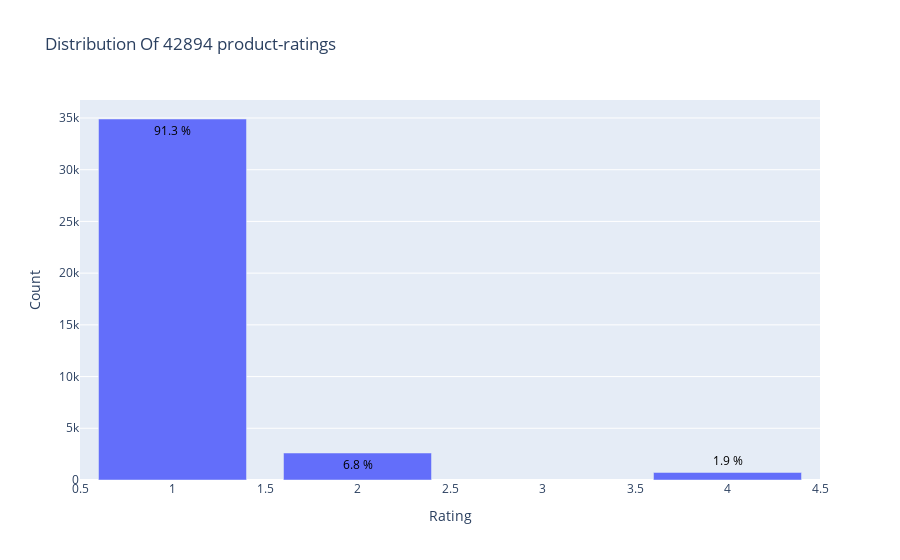

Source (notebook cell):
### Markdown cell above
## rating distribution

### Code cell
data = surprise_df['rating'].value_counts().sort_index(ascending=False)
trace = go.Bar(x = data.index,
               text = ['{:.1f} %'.format(val) for val in (data.values / surprise_df.shape[0] * 100)],
               textposition = 'auto',
               textfont = dict(color = '#000000'),
               y = data.values,
               )
# Create layout
layout = dict(title = 'Distribution Of {} product-ratings'.format(train.shape[0]),
              xaxis = dict(title = 'Rating'),
              yaxis = dict(title = 'Count'))
# Create plot
fig = go.Figure(data=[trace], layout=layout)
iplot(fig)

### Figure 1 — Plotly figure (JSON) as saved in the notebook; plotly's stock layout.template omitted (floating-point values rounded to 4 significant figures)
{"data": [{"text": ["1.9 %", "6.8 %", "91.3 %"], "textfont": {"color": "#000000"}, "textposition": "auto", "type": "bar", "x": [4, 2, 1], "y": [730, 2610, 34902]}], "layout": {"title": {"text": "Distribution Of 42894 product-ratings"}, "xaxis": {"title": {"text": "Rating"}}, "yaxis": {"title": {"text": "Count"}}}}
